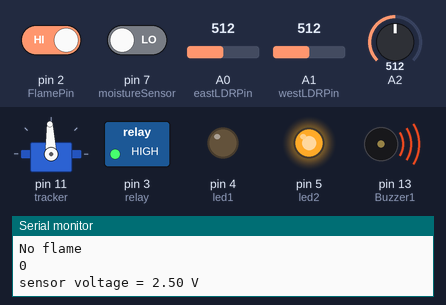
Bench run of a sketch on a simulated Arduino Uno, built with avr-gcc and run on an emulated ATmega328P. Shown: servo, switched loads named in the sketch (green lamp = pin HIGH), output pins drawn as LEDs (lit = HIGH), buzzer (waves = sounding), the last lines printed to the serial monitor. Inputs (shaded band) come from the test bench; at power-on: pin 7 (moistureSensor) LOW, pin 2 (FlamePin) HIGH, A1 (westLDRPin) = 512, A0 (eastLDRPin) = 512, A2 = 512. Pins used as bus, display or sensor lines are not drawn.

Above: at 4.9 s.
5.0 s: pin 7 (moistureSensor) driven HIGH
At 6.0 s:
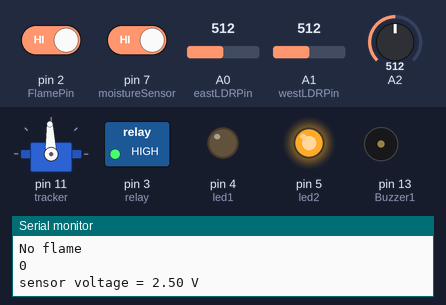
At 6.8 s:
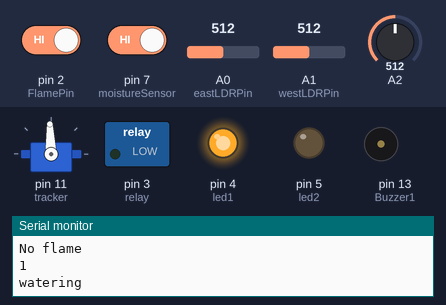
13.2 s: pin 2 (FlamePin) driven LOW
At 14.6 s:
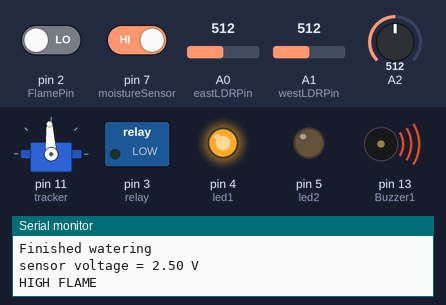
17.2 s: A1 (westLDRPin) set to 900
Timing chart, 0 to 26.9 s (numbered marks = the images above; inputs shaded):
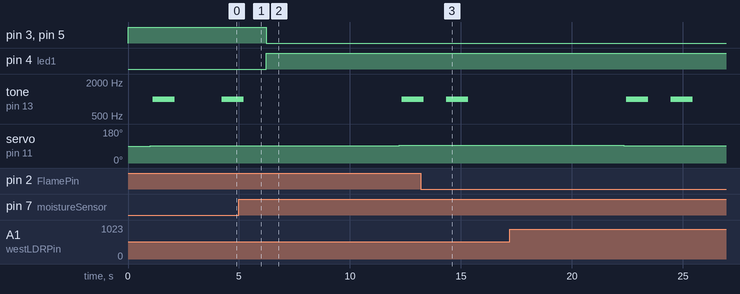

The sketch:

ALL2.ino
```cpp
int Buzzer1 = 13; // Use buzzer for alert
int Buzzer2 = 13; // Use buzzer for alert
int FlamePin = 2; // This is for input pin
int Flame = HIGH; // HIGH when FLAME Exposed
int moistureSensor = 7;
int relay = 3;
int led1 = 4;
int led2 = 5;
#include <Servo.h>
Servo tracker;  // create servo object to control a servo
int eastLDRPin = 0;  //Assign analogue pins
int westLDRPin = 1;
int eastLDR = 0;   //Create variables for the east and west sensor values
int westLDR = 0;
int error = 0;
int calibration = 204;  //Calibration offset to set error to zero when both sensors receive an equal amount of light
int trackerPos = 90;    //Create a variable to store the servo position

 void setup() {
 pinMode(Buzzer1, OUTPUT);
 pinMode(Buzzer2, OUTPUT);
 pinMode(FlamePin, INPUT);
 pinMode(led1, OUTPUT);
 pinMode(led2, OUTPUT);
 pinMode(relay, OUTPUT);
 tracker.attach(11);  // attaches the servo on pin 11 to the servo object
 Serial.begin(9600);
 }

void loop() {

  Flame = digitalRead(FlamePin);
 if (Flame== LOW)
 {
 Serial.println("HIGH FLAME");
 tone(Buzzer1, 1000); // Send 1KHz sound signal...
  delay(1000);        // ...for 1 sec
  noTone(Buzzer1);     // Stop sound...
  delay(1000);
 }
 else
 {
 Serial.println("No flame");
 digitalWrite(Buzzer1, HIGH);
 }

{
 int sensorValue = digitalRead(moistureSensor);
 Serial.println(sensorValue);
digitalWrite(relay, HIGH);
digitalWrite(led1, LOW);
digitalWrite(led2, HIGH);
if (sensorValue == 1)
{
digitalWrite(led1, HIGH);
digitalWrite(led2, LOW);
digitalWrite(relay, LOW);
Serial.println("watering");
delay(5000);
// run pump for 10 seconds
Serial.println("Finished watering");
}
delay(1000);

}


{
  eastLDR = calibration + analogRead(eastLDRPin);    //Read the value of each of the east and west sensors
  westLDR = analogRead(westLDRPin);
  if(eastLDR<350 && westLDR<350)  //Check if both sensors detect very little light, night time
  {
    while(trackerPos<=160)  //Move the tracker all the way back to face east for sunrise
    {
      trackerPos++;
      tracker.write(trackerPos);
      delay(100);
    }
  }
  error = eastLDR - westLDR;          //Determine the difference between the two sensors.
  if(error>15)        //If the error is positive and greater than 15 then move the tracker in the east direction
  {
    if(trackerPos<=160)  //Check that the tracker is not at the end of its limit in the east direction
    {
      trackerPos++;
      tracker.write(trackerPos);  //Move the tracker to the east
    }
  }
  else if(error<-15)  //If the error is negative and less than -15 then move the tracker in the west direction
  {
    if(trackerPos>20)  //Check that the tracker is not at the end of its limit in the west direction
    {
      trackerPos--;
      tracker.write(trackerPos);  //Move the tracker to the west
    }
  }
  delay(100);
}


{
  float sensorVoltage;
  float sensorValue;
  sensorValue = analogRead(A2);
  sensorVoltage = sensorValue/1024*5.0;
  Serial.print("sensor voltage = ");
  Serial.print(sensorVoltage);
  Serial.println(" V");
  delay(10);
  if (sensorVoltage>1.5)
  {
  tone(Buzzer2, 1000); // Send 1KHz sound signal...
  delay(1000);        // ...for 1 sec
  noTone(Buzzer2);     // Stop sound...
  delay(1000);
}
  else
{
 digitalWrite(Buzzer2, HIGH);
 }
}
}
```

Measured:
- after the input at 5.0 s, pin 3 (relay), pin 5 (led2): HIGH → LOW after 1.2 s; pin 4 (led1): LOW → HIGH after 1.2 s
